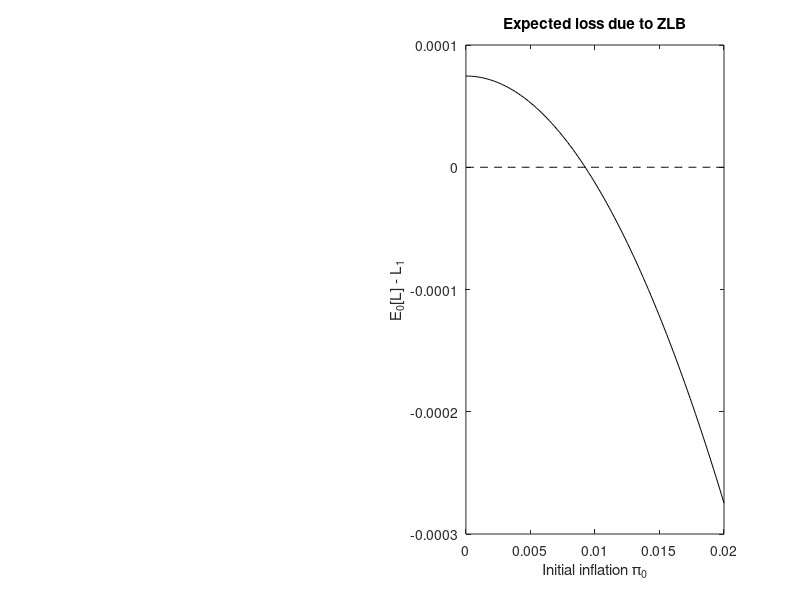

Write MATLAB code to recreate this figure.
%OBC Example 1 in the paper: solution 'by hand'. Based on Example 2 from Holden (2022, ReStat).
%Written by Michael Hatcher (m.c.hatcher@soton.ac.uk). Any errors are my own.

clc, clear

%Calibration
r = 0.005;
phi = 2;
psi = 0.93;
betta = 0.99; %Discount factor
prob = 0.25;

n_loop = 100;
pi0_stack = linspace(1e-5,0.02,n_loop);
Loss = NaN(n_loop,1); Loss_slack = Loss; Loss_diff = Loss; Zero = Loss;

for i=1:n_loop

    pi_0 = pi0_stack(i);

    %Find stable root
    p = [-1 phi -psi]; coefs = roots(p);
    omeg = min(abs(coefs));  
    omega_check = 1-sqrt(1-psi) - omeg;

    T_sim = 5000;  
    pi = NaN(T_sim,1); pi_bind = pi; int = pi; int_bind = pi; int_star = pi; int_bind_star = pi;
    pi_series = pi; pi_bind_series = pi;
    Time = 0:T_sim; 

    %Period 1
    pi(1) = omeg*pi_0;
    pi_bind(1) = -r/omeg;

    pi_series(1) = pi(1)^2;
    pi_bind_series(1) = pi_bind(1)^2;

    %Periods 2 onwards
    for t=2:T_sim
    
        pi(t) = omeg*pi(t-1);   
        pi_bind(t) = omeg*pi_bind(t-1);

        pi_series(t) = betta^(t-1)*pi(t)^2;
        pi_bind_series(t) = betta^(t-1)*pi_bind(t)^2;
    
    end

Loss(i) = prob*sum(pi_series) + (1-prob)*sum(pi_bind_series);
Loss_slack(i) = sum(pi_series); 
Loss_diff(i) = Loss(i) - Loss_slack(i);
Zero(i) = 0;

end


figure(1)
subplot(1,2,2), plot(pi0_stack,Zero,'--k'), hold on, plot(pi0_stack,Loss_diff,'k') 
xlabel('Initial inflation \pi_0'), ylabel('E_0[L] - L_1'), title('Expected loss due to ZLB'), hold on,
%plot(prob,Line1,'--k'), plot(prob,Line2,'--k')


   